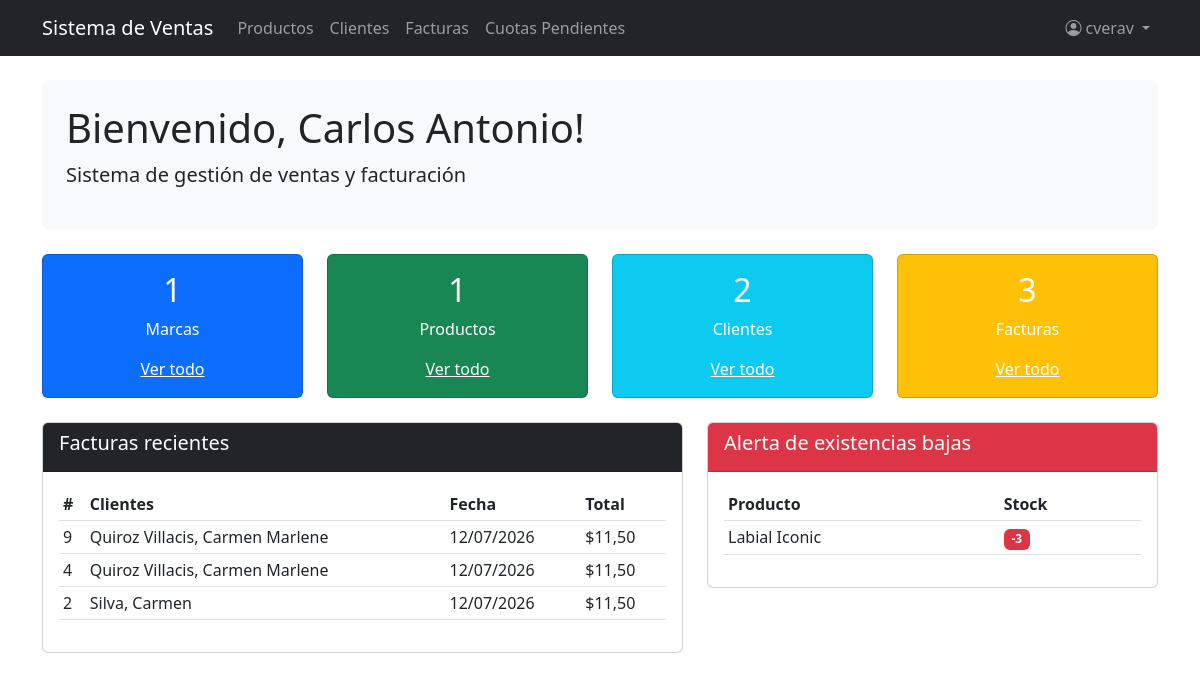
/ (signed in), run on an earlier commit of the app's database.
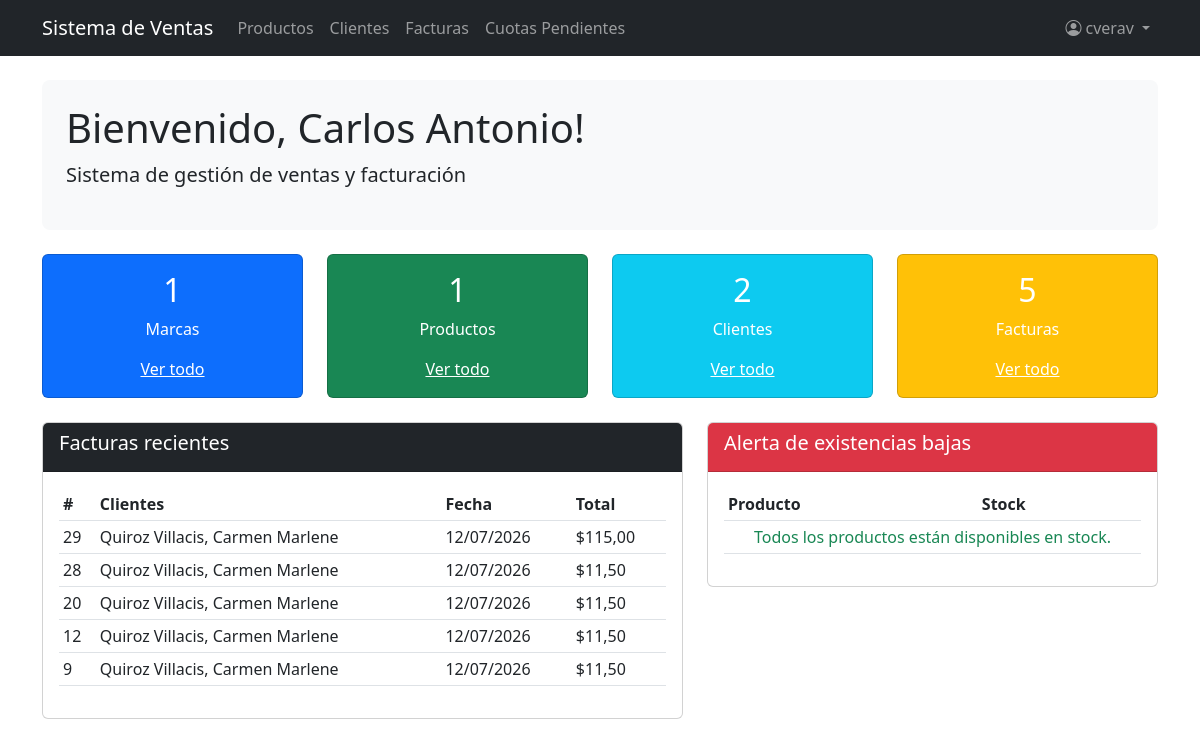
And on a later commit of the database.
### billing/models.py (models this page shows, shortened)
class Invoice(models.Model):
    customer = models.ForeignKey(Customer, on_delete=models.PROTECT, related_name='invoices', verbose_name='Cliente')
    invoice_date = models.DateTimeField(auto_now_add=True, verbose_name='Datos de Factura')
    subtotal = models.DecimalField(max_digits=12, decimal_places=2, default=0)
    tax = models.DecimalField(max_digits=12, decimal_places=2, default=0, verbose_name='Impuesto')
    total = models.DecimalField(max_digits=12, decimal_places=2, default=0, verbose_name='Total')
    is_active = models.BooleanField(default=True)
    tipo_pago = models.CharField(
        max_length=10,
        choices=[("CONTADO", "CONTADO"), ("CREDITO", "CREDITO")],
        default="CONTADO",
        verbose_name="Tipo de pago",
    )
    saldo = models.DecimalField(max_digits=12, decimal_places=2, default=0)
    estado = models.CharField(
        max_length=15,
        choices=[("PENDIENTE", "PENDIENTE"), ("PAGADA", "PAGADA")],
        default="PENDIENTE",
    )
    class Meta: ordering = ['-invoice_date']

class Customer(models.Model):
    dni = models.CharField(max_length=13, unique=True, verbose_name='DNI/RUC', validators=[validate_cedula_ec])
    first_name = models.CharField(max_length=100, verbose_name='Nombre')
    last_name = models.CharField(max_length=100, verbose_name='Apellido')
    email = models.EmailField(blank=True, null=True)
    phone = models.CharField(max_length=20, blank=True, null=True, verbose_name='Teléfono')
    address = models.TextField(blank=True, null=True, verbose_name='Dirección')
    is_active = models.BooleanField(default=True, verbose_name='Activo')
    created_at = models.DateTimeField(auto_now_add=True)
    updated_at = models.DateTimeField(auto_now=True)
    class Meta:
        ordering = ['last_name', 'first_name']
    def __str__(self): return f'{self.last_name}, {self.first_name}'

class Product(models.Model):
    name = models.CharField(max_length=200, verbose_name='Nombre del producto')
    description = models.TextField(blank=True, null=True, verbose_name='Descripción')
    brand = models.ForeignKey(Brand, on_delete=models.PROTECT, related_name='products', verbose_name='Marca')
    group = models.ForeignKey(ProductGroup, on_delete=models.PROTECT, related_name='products', verbose_name='Grupo')
    suppliers = models.ManyToManyField(Supplier, related_name='products', blank=True, verbose_name='Proveedor')
    unit_price = models.DecimalField(max_digits=12, decimal_places=2, verbose_name='Precio unitario')
    stock = models.IntegerField(default=0, validators=[MinValueValidator(0)])
    image = models.ImageField(upload_to='products/', blank=True, null=True, verbose_name='Imagen')
    is_active = models.BooleanField(default=True, verbose_name='Activo')
    created_at = models.DateTimeField(auto_now_add=True)
    updated_at = models.DateTimeField(auto_now=True)
    class Meta:
        verbose_name = 'Product'
        verbose_name_plural = 'Products'
        ordering = ['name']

### billing/views.py (the view)
# urls.py: path('', views.home, name='home'),
@login_required
def home(request):
    context = {
        'total_brands': Brand.objects.count(),
        'total_products': Product.objects.count(),
        'total_customers': Customer.objects.count(),
        'total_invoices': Invoice.objects.count(),
        'recent_invoices': Invoice.objects.all()[:5],  # Últimas 5
        'low_stock': Product.objects.filter(stock__lte=5, is_active=True),
    }
    return render(request, 'billing/home.html', context)

### security/templatetags/security_tags.py (called while the page is built)
@register.filter(name='role_badge_class')
def role_badge_class(role_name):
    return ROLE_BADGE_CLASSES.get(role_name, 'bg-secondary')

@register.filter(name='has_group')
def has_group(user, group_name):
    if not user.is_authenticated:
        return False
    if user.is_superuser:      # el superusuario ve todo
        return True
    return user.groups.filter(name=group_name).exists()

### billing/templates/billing/home.html (shortened to what this page needs)
{% extends 'billing/base.html' %}
{% block content %}
<div class="p-4 mb-4 bg-light rounded-3">
  <h1>Bienvenido, {{ user.first_name|default:user.username }}!</h1>
  <p class="lead">Sistema de gestión de ventas y facturación </p>
</div>
<div class="row mb-4">
  <div class="col-md-3">
    <div class="card text-white bg-primary">
      <div class="card-body text-center">
        <h2>{{ total_brands }}</h2>
        <p>Marcas</p>
        <a href="{% url 'billing:brand_list' %}" class="text-white">Ver todo</a>
      </div>
    </div>
  </div>
  <div class="col-md-3">
    <div class="card text-white bg-success">
      <div class="card-body text-center">
        <h2>{{ total_products }}</h2>
        <p>Productos</p>
        <a href="{% url 'billing:product_list' %}" class="text-white">Ver todo</a>
      </div>
    </div>
  </div>
  <div class="col-md-3">
    <div class="card text-white bg-info">
      <div class="card-body text-center">
        <h2>{{ total_customers }}</h2>
        <p>Clientes</p>
        <a href="{% url 'billing:customer_list' %}" class="text-white">Ver todo</a>
      </div>
    </div>
  </div>
  <div class="col-md-3">
    <div class="card text-white bg-warning">
      <div class="card-body text-center">
        <h2>{{ total_invoices }}</h2>
        <p>Facturas</p>
        <a href="{% url 'billing:invoice_list' %}" class="text-white">Ver todo</a>
      </div>
    </div>
  </div>
</div>
<div class="row">
  <div class="col-md-7">
    <div class="card">
      <div class="card-header bg-dark text-white"><h5>Facturas recientes</h5></div>
      <div class="card-body">
        <table class="table table-sm">
          <thead><tr><th>#</th><th>Clientes</th><th>Fecha</th><th>Total</th></tr></thead>
          <tbody>
            {% for inv in recent_invoices %}
            <tr>
              <td>{{ inv.id }}</td>
              <td>{{ inv.customer }}</td>
              <td>{{ inv.invoice_date|date:"d/m/Y" }}</td>
              <td>${{ inv.total }}</td>
            </tr>
            {% empty %}
            <tr><td colspan="4" class="text-center">Aún no hay facturas</td></tr>
            {% endfor %}
          </tbody>
        </table>
      </div>
    </div>
  </div>
  <div class="col-md-5">
    <div class="card">
      <div class="card-header bg-danger text-white"><h5>Alerta de existencias bajas</h5></div>
      <div class="card-body">
        <table class="table table-sm">
          <thead><tr><th>Producto</th><th>Stock</th></tr></thead>
          <tbody>
            {% for p in low_stock %}
            <tr><td>{{ p.name }}</td><td><span class="badge bg-danger">{{ p.stock }}</span></td></tr>
            {% empty %}
            <tr><td colspan="2" class="text-center text-success">Todos los productos están disponibles en stock.</td></tr>
            {% endfor %}
          </tbody>
        </table>
      </div>
    </div>
  </div>
</div>
{% endblock %}

What changed in the data, as far as the page shows it:
removed Invoice: id "4", customer "Quiroz Villacis, Carmen Marlene", invoice_date "12/07/2026", total "11,50"
removed Invoice: id "2", customer "Silva, Carmen", invoice_date "12/07/2026", total "11,50"
no longer on this page (row edited): Product: name "Labial Iconic", stock "-3"
added Invoice: id "29", customer "Quiroz Villacis, Carmen Marlene", invoice_date "12/07/2026", total "115,00"
added Invoice: id "28", customer "Quiroz Villacis, Carmen Marlene", invoice_date "12/07/2026", total "11,50"
added Invoice: id "20", customer "Quiroz Villacis, Carmen Marlene", invoice_date "12/07/2026", total "11,50"
added Invoice: id "12", customer "Quiroz Villacis, Carmen Marlene", invoice_date "12/07/2026", total "11,50"
Also different on the page:
{{ total_invoices }}: "3" → "5"
text now shown: "Todos los productos están disponibles en stock."
